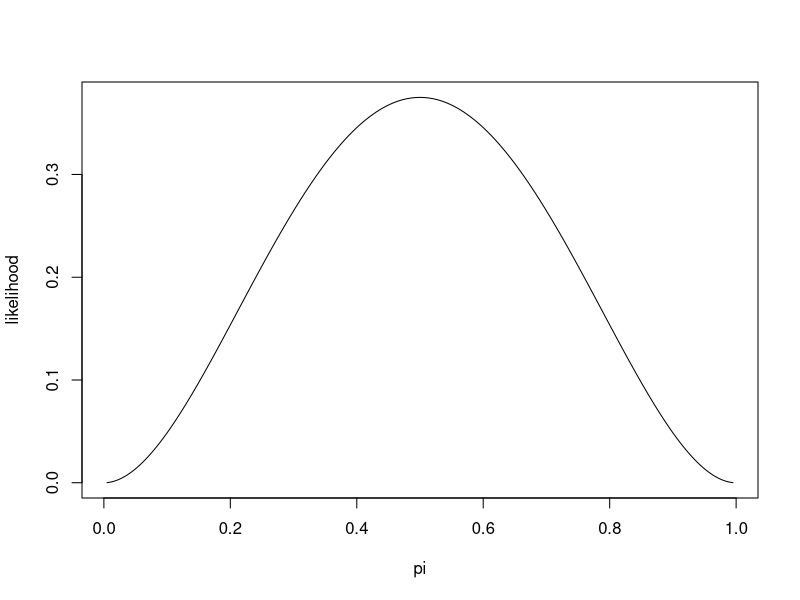
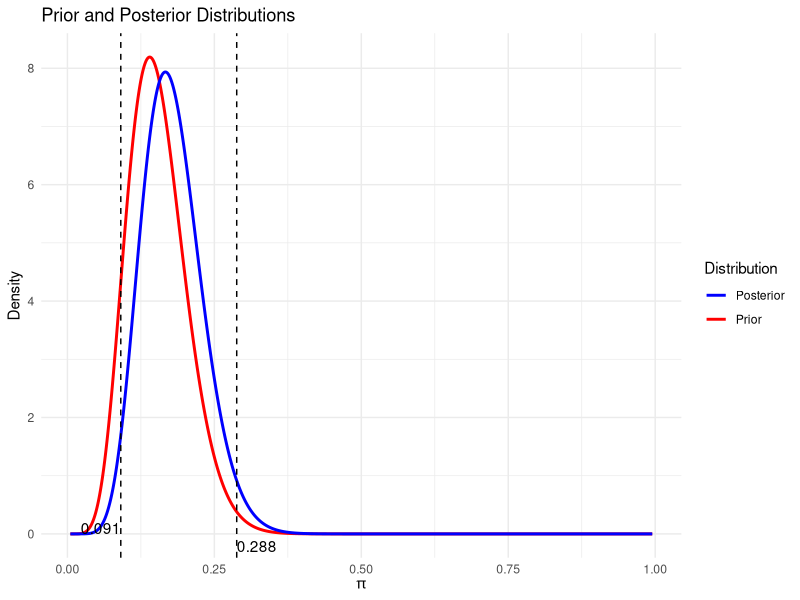

Recreate these plots in R, in order.
library(ggplot2)

pi <- seq(0.005, 0.995, length = 1000)
alpha <- 8
beta <- 44
n <- 4
y <- 2

prior <- dbeta(pi, alpha, beta)
likelihood<-dbinom(y, size = n, prob = pi)
plot(pi, likelihood, type = "l")
posterior <- dbeta(pi, alpha + y, beta + n - y)

data <- data.frame(
  pi = pi,
  Prior = prior,
  Likelihodd = likelihood,
  Posterior = posterior
) 

interval <- qbeta(c(0.025, 0.975), alpha + y, beta + n - y)

ggplot(data, aes(x = pi)) +
  geom_line(aes(y = Prior, color = "Prior"), linewidth = 1) +
  geom_line(aes(y = Posterior, color = "Posterior"), linewidth = 1) +
  geom_vline(xintercept = interval, linetype = "dashed", color = "black") +
  annotate("text", x = interval[1], y = 0, label = sprintf("%.3f", interval[1]), 
           hjust = 1, vjust = 0, color = "black") +
  annotate("text", x = interval[2], y = 0, label = sprintf("%.3f", interval[2]), 
           hjust = 0, vjust = 1.5, color = "black") +
  labs(
    title = "Prior and Posterior Distributions",
    x = expression(pi),
    y = "Density",
    color = "Distribution"
  ) +
  theme_minimal() +
  scale_color_manual(values = c("Prior" = "red", "Posterior" = "blue"))

#If you're referring to a confidence interval, you could say: "We are 95% confident that the true parameter lies between 0.5 and 0.8."
#If you're referring to a credible set (Bayesian), you could say: "Given the observed data, there is a 95% probability that the true parameter lies between 0.5 and 0.8."
#The key difference is that confidence intervals are based on repeated sampling interpretations, while credible sets reflect a direct probability statement about the parameter itself.

#Hypothesis Testing
(prob<-pbeta(0.1, alpha + y, beta + n - y))

#Predictive Probability
#New Sample
n1<-25
y1<-0:25

predict <- function(alpha, beta, n1, y1) {
  prob <- choose(n1, y1) * 
    (gamma(alpha + beta) / (gamma(alpha) * gamma(beta))) * 
    ((gamma(alpha + y1) * gamma(beta + n1 - y1)) / gamma(alpha + beta + n1))
  return(prob)
}


predicted_prob<-predict(alpha, beta, n1, y1)

sum(predicted_prob)





